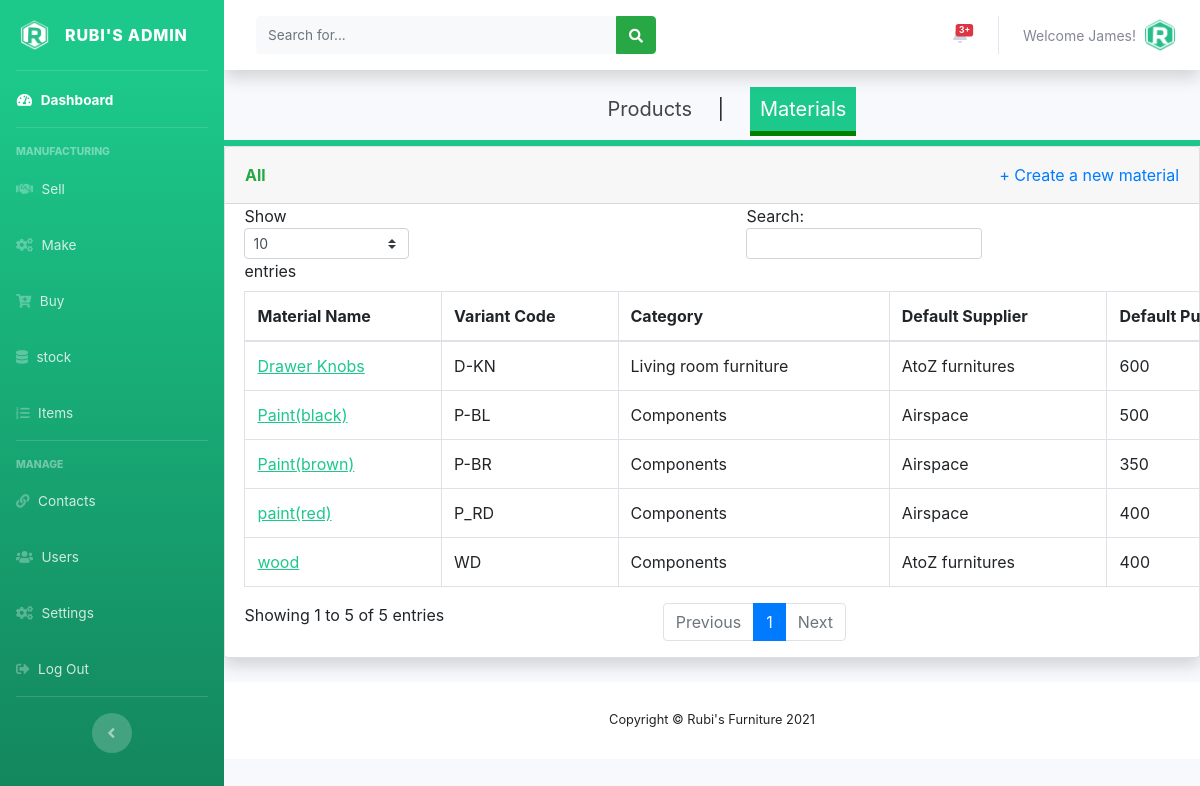
Page /admin/materials.php (signed in) on the committed database.
### tables this page shows
CREATE TABLE IF NOT EXISTS `users` (
  `user_id` int(11) NOT NULL AUTO_INCREMENT,
  `full_name` varchar(150) NOT NULL,
  `user_name` varchar(120) NOT NULL,
  `user_password` varchar(250) NOT NULL,
  `email` varchar(120) NOT NULL,
  `role` int(10) NOT NULL,
  `date_created` timestamp NOT NULL DEFAULT CURRENT_TIMESTAMP,
  PRIMARY KEY (`user_id`),
  KEY `role` (`role`)
);

CREATE TABLE IF NOT EXISTS `tbl_materials` (
  `id` int(11) NOT NULL AUTO_INCREMENT,
  `material_name` varchar(150) NOT NULL,
  `material_code` varchar(150) NOT NULL,
  `category` int(11) NOT NULL,
  `default_supplier` int(11) NOT NULL,
  `purchase_price` float NOT NULL,
  `date_created` timestamp NOT NULL DEFAULT CURRENT_TIMESTAMP,
  PRIMARY KEY (`id`)
);

CREATE TABLE IF NOT EXISTS `tbl_categories` (
  `id` int(11) NOT NULL AUTO_INCREMENT,
  `category_description` varchar(150) NOT NULL,
  PRIMARY KEY (`id`)
);

CREATE TABLE IF NOT EXISTS `tbl_suppliers` (
  `id` int(11) NOT NULL AUTO_INCREMENT,
  `supplier_name` varchar(150) NOT NULL,
  PRIMARY KEY (`id`)
);

### admin/materials.php (the view, shortened to what this page needs)
<?php
include('../includes/config.php');
if(isset($_POST['create_material'])){
  $material_name = $_POST['material_name'];
  $material_code = $_POST['material_code'];
  $material_category = $_POST['material_category'];
  $material_supplier = $_POST['material_supplier'];
  $material_price = $_POST['material_price'];
  $sql = "INSERT INTO `tbl_materials`(material_name, material_code, category, default_supplier, purchase_price) VALUES(:material_name, :material_code, :material_category, :material_supplier, :material_price)";
  $query = $dbconn->prepare($sql);
  $query->bindParam(':material_name', $material_name, PDO::PARAM_STR);
  $query->bindParam(':material_code', $material_code, PDO::PARAM_STR);
  $query->bindParam(':material_category', $material_category, PDO::PARAM_STR);
  $query->bindParam(':material_supplier', $material_supplier, PDO::PARAM_STR);
  $query->bindParam(':material_price', $material_price, PDO::PARAM_STR);
  $query->execute();
  $lastInsertId = $dbconn->lastInsertId();
  if($lastInsertId){
    echo ('<script>alert("A new material has been added successfully.")</script>');
  }
  else {
    echo ('<script>alert("Sorry, there was an error in adding a new material.")</script>');
  }
}
else{
  include('includes/header.php');
  include('includes/navbar.php');
  include('includes/topbar.php');
  ?>
  <div class="nav1">
    <ul>
      <li><a href="items.php" >Products</a></li>
      <li>|</li>
      <li><a href="materials.php" class="active1" style="color:#FFFFFF;  background: #1cc88a;">Materials</a></li>
    </ul>
  </div>
  <div class="card shadow mb-4">
    <div class="card-header py-3">
      <div class="row mb-12">
        <div class="col mb-7 font-weight-bold text-success"
        <h6 class="m-0">All</h6>
      </div>
      <div align="right" class="col">
        <a href="#"  data-toggle="modal" data-target="#addnewmaterial">
          + Create a new material
        </a>
      </div>
    </div>
    </div>
    <div class="table-responsive">
      <?php
      $sql = "SELECT tbl_materials.material_name, tbl_materials.material_code, tbl_materials.default_supplier, tbl_materials.purchase_price, tbl_suppliers.supplier_name, tbl_categories.category_description FROM tbl_materials INNER JOIN tbl_suppliers ON tbl_materials.default_supplier = tbl_suppliers.id INNER JOIN tbl_categories ON tbl_materials.category = tbl_categories.id";
    	$querry=$dbconn->prepare($sql);
    	$querry->execute();
    	$rows = $querry->fetchAll(PDO::FETCH_OBJ);
    	$count = $querry->rowCount();
      ?>
      <table class="table table-bordered" id="dataTable" width="120%" cellspacing="0">
        <thead>
          <tr>
            <th>Material Name</th>
            <th>Variant Code</th>
            <th>Category</th>
            <th>Default Supplier</th>
            <th>Default Purchase Price</th>
          </tr>
        </thead>
        <tbody>
      <?php if($count > 0)
          {
            foreach($rows as $row) {
              ?>
          <tr>
            <td><a href="#" class="prod" style="color: #1cc88a;"><?php echo htmlentities($row->material_name);?></a></td>
            <td><?php echo htmlentities($row->material_code);?></td>
            <td><?php echo htmlentities($row->category_description);?></td>
            <td><?php echo htmlentities($row->supplier_name);?></td>
            <td><?php echo htmlentities($row->purchase_price);?></td>
          </tr>
        <?php }}?>
        </tbody>
      </table>
    </div>
  </div>
  <?php
  include('includes/footer.php');
}?>

### admin/includes/topbar.php (shortened to what this page needs)
<div id="content-wrapper" class="d-flex flex-column">
  <div id="content">
    <nav class="navbar navbar-expand navbar-light bg-white topbar mb-4 static-top shadow">
      <form
      class="d-none d-sm-inline-block form-inline mr-auto ml-md-3 my-2 my-md-0 mw-100 navbar-search">
      <div class="input-group">
        <input type="text" class="form-control bg-light border-0 small" placeholder="Search for..."
        aria-label="Search" aria-describedby="basic-addon2">
        <div class="input-group-append">
          <button class="btn btn-success" type="button">
            <i class="fas fa-search fa-sm"></i>
          </button>
        </div>
      </div>
    </form>
    <ul class="navbar-nav ml-auto">
  <li class="nav-item dropdown no-arrow mx-1">
    <a class="nav-link dropdown-toggle" href="#" id="alertsDropdown" role="button"
    data-toggle="dropdown" aria-haspopup="true" aria-expanded="false">
    <span class="badge badge-danger badge-counter">3+</span>
  </a>
</li>
<li class="nav-item dropdown no-arrow">
  <a class="nav-link dropdown-toggle" href="#" id="userDropdown" role="button"
  data-toggle="dropdown" aria-haspopup="true" aria-expanded="false">
  <?php
  $staff_id = $_SESSION['user_id'];
  $sql = "SELECT user_name FROM users WHERE user_id = :staff_id";
  $querry=$dbconn->prepare($sql);
  $querry->bindParam(':staff_id', $staff_id, PDO::PARAM_INT);
  $querry->execute();
  $rows = $querry->fetchAll(PDO::FETCH_ASSOC);
  $count = $querry->rowCount();
  if($count > 0)
  {
    foreach($rows as $row) {?>
      <span class="mr-2 d-none d-lg-inline text-gray-600 small"><?php echo htmlentities('Welcome'."  ".$row['user_name'].'!') ?></span>
    <?php }
  }?>
  <img class="img-profile rounded-circle"
  src="../assets/img/logo/rubi_icon.png">
</a>
</li>
</ul>
</nav>

### admin/custom-css/mystyle.css (style rules this page uses)
.form-control { border:0; padding: 7px; border-bottom: solid 1px #ccc; }

### admin/materials.php (style rules this page uses)
.nav1 { font-size:20px; text-decoration:none; text-align:center; border-bottom: 6px solid #1cc88a; }
.nav1 ul li { padding:10px; display:inline; }
.nav1 ul li a { text-decoration:none; color:#444; }
.active1 { color:#000; border-bottom:5px solid green; padding:10px; }
.prod { text-decoration-line: underline; }
.table-responsive { margin-left: 2%; table-layout: auto; }

### rows in the picture
users: user_name "Welcome James!"
tbl_materials: material_name "Paint(black)", material_code "P-BL", tbl_categories.category_description "Components", tbl_suppliers.supplier_name "Airspace", purchase_price "500"
tbl_materials: material_name "Paint(brown)", material_code "P-BR", tbl_categories.category_description "Components", tbl_suppliers.supplier_name "Airspace", purchase_price "350"
tbl_materials: material_name "wood", material_code "WD", tbl_categories.category_description "Components", tbl_suppliers.supplier_name "AtoZ furnitures", purchase_price "400"
tbl_materials: material_name "Drawer Knobs", material_code "D-KN", tbl_categories.category_description "Living room furniture", tbl_suppliers.supplier_name "AtoZ furnitures", purchase_price "600"
tbl_materials: material_name "paint(red)", material_code "P_RD", tbl_categories.category_description "Components", tbl_suppliers.supplier_name "Airspace", purchase_price "400"
